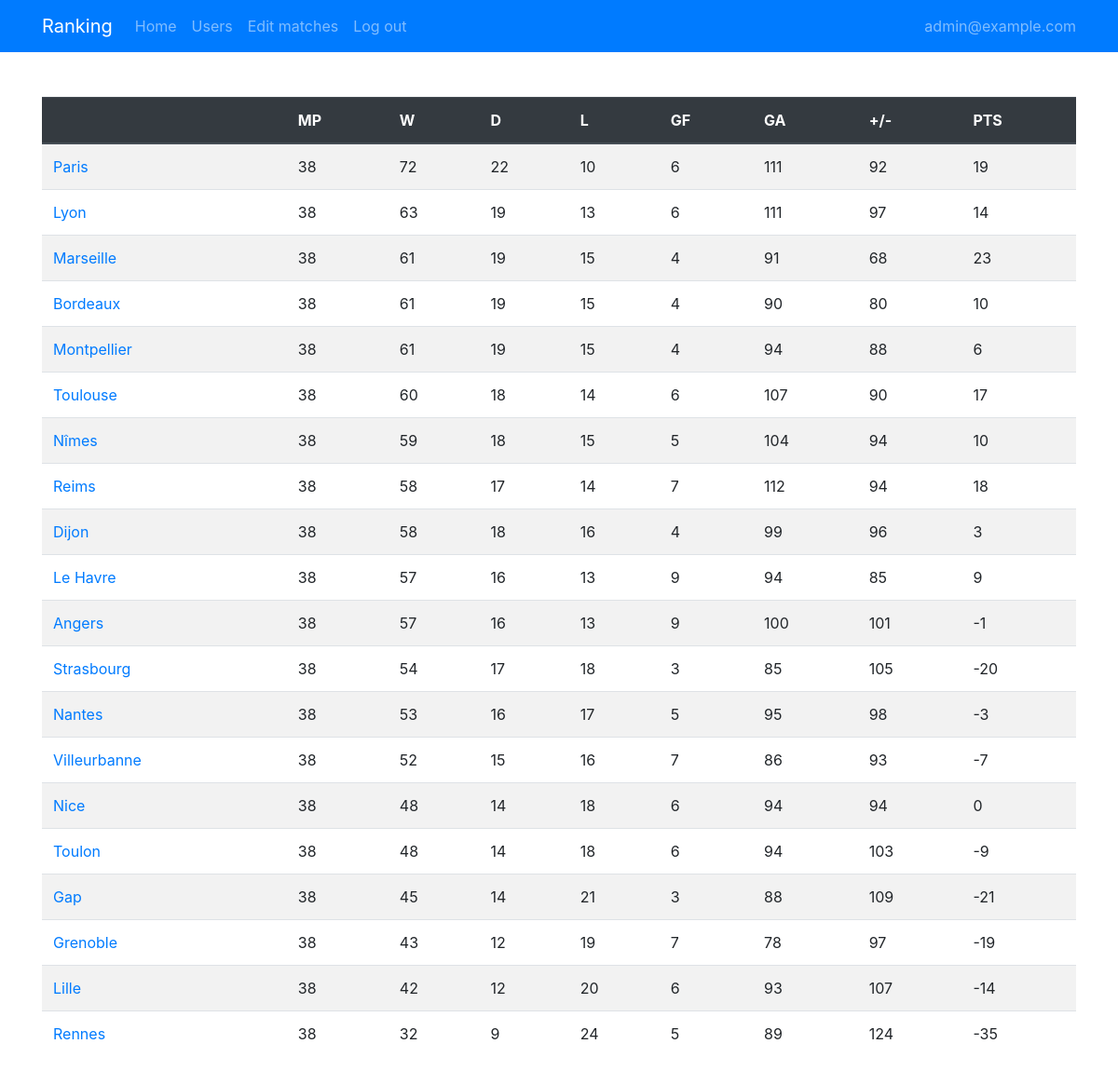
Page /ranking (signed in) on the committed database.
### tables this page shows
CREATE TABLE users(
  id INTEGER PRIMARY KEY AUTOINCREMENT,
  email TEXT UNIQUE NOT NULL,
  password_hash TEXT NOT NULL,
  admin INTEGER NOT NULL 
);

CREATE TABLE teams(
  id INTEGER PRIMARY KEY AUTOINCREMENT,
  name TEXT UNIQUE NOT NULL
);

### flask_app/soccer_controller.py (the view)
@app.route('/')
@app.route('/ranking')
def show_ranking():
    teams = soccer_model.teams()
    matches = soccer_model.matches()
    ranking = soccer_ranking.ranking(teams, matches)
    return render_template('ranking.html', ranking=ranking)

### flask_app/auth_model.py (called while the page is built)
@login_manager.user_loader
def user_loader(user_id):
    return find_user_by_id(user_id)

def user_from_row(row):
    user = User()
    user.set_id(row['id'])
    user.set_email(row['email'])
    user.set_password_hash(row['password_hash'])
    user.set_admin(row['admin'] == 1)
    return user

def find_user_by_id(id):
    cursor = db.cursor()
    cursor.execute('''SELECT * FROM users WHERE id = :id''', {'id' : id})
    result = fetchall(cursor)
    if len(result) == 0:
        return None
    return user_from_row(result[0])

    def set_id(self, id):
        self.id = id

    def set_email(self, email):
        self.email = email

    def set_admin(self, admin):
        self.admin = admin

    def set_password_hash(self, password_hash):
        self.password_hash=password_hash

### flask_app/database.py (called while the page is built)
def fetchall(cursor):
  column_names = [column_description[0] for column_description in cursor.description]
  return [dict(zip(column_names, row)) for row in cursor]

### flask_app/soccer_model.py (called while the page is built)
def teams():
    cursor = db.cursor()
    cursor.execute('SELECT * FROM teams')
    return fetchall(cursor)

def matches():
    cursor = db.cursor()
    cursor.execute('SELECT * FROM matches')
    return fetchall(cursor)

### flask_app/soccer_ranking.py (called while the page is built)
def team_wins_match(team_id, match):
  return  (match['team0'] == team_id and match['score0'] > match['score1']) or \
          (match['team1'] == team_id and match['score0'] < match['score1'])

def team_loses_match(team_id, match):
  return  (match['team0'] == team_id and match['score0'] < match['score1']) or \
          (match['team1'] == team_id and match['score0'] > match['score1'])

def team_makes_a_draw(team_id, match):
  return  (match['team0'] == team_id and match['score0'] == match['score1']) or \
          (match['team1'] == team_id and match['score0'] == match['score1'])

def goals_for(team_id, match):
  return match['score0'] if match['team0'] ==team_id else \
         match['score1'] if match['team1'] ==team_id else \
         0

def goals_against(team_id, match):
  return match['score1'] if match['team0'] == team_id else \
         match['score0'] if match['team1'] == team_id else \
         0

def compare_key(row):
  return (row['stats']['points'], row['stats']['goal_difference'])

def ranking(teams, matches):
  rows = [ranking_row(team, matches) for team in teams]
  return sorted(rows, key=compare_key, reverse=True)

### flask_app/templates/ranking.html (shortened to what this page needs)
{% extends "base.html" %}
{% block title %} Ranking {% endblock %}
{% block content %}
      <table class="table table-striped">
        <thead class="thead-dark">
          <tr>
            <th></th>
            <th>MP</th>
            <th>W</th>
            <th>D</th>
            <th>L</th>
            <th>GF</th>
            <th>GA</th>
            <th>+/-</th>
            <th>PTS</th>
          </tr>
        </thead>
        <tbody>
          {% for row in ranking %}
          <tr class="">
            <td>
              <a href="{{url_for('show_team', team_id=row['team']['id'])}}">
                {{row['team']['name']}}
            </td>
            <td>{{row['stats']['match_played_count']}}</td>
            <td>{{row['stats']['points']}}</td>
            <td>{{row['stats']['won_match_count']}}</td>
            <td>{{row['stats']['lost_match_count']}}</td>
            <td>{{row['stats']['draw_match_count']}}</td>
            <td>{{row['stats']['goals_for']}}</td>
            <td>{{row['stats']['goals_against']}}</td>
            <td>{{row['stats']['goal_difference']}}</td>
          </tr>
          {% endfor %}
        </tbody>
      </table>
      {% endblock %}

### flask_app/templates/base.html (shortened to what this page needs)
<!DOCTYPE html>
<html>
<head>
  <link rel="stylesheet" href="https://stackpath.bootstrapcdn.com/bootstrap/4.3.1/css/bootstrap.min.css"
>
</head>
<body>
  <header>
    <nav class="navbar navbar-expand-lg navbar-dark bg-primary">
      <div class="container">
          <span class="navbar-brand">{{ self.title() }}</span>
          <div class="navbar-nav mr-auto">
              <a class="nav-link" href="/">Home</a>
              {% if current_user.admin %}
                  <a class="nav-link">Users</a>
                  <a class="nav-link">Edit matches</a>
              {% endif %}
              {% if current_user.is_authenticated %}
                  <a class="nav-link" href="{{ url_for('logout') }}">Log out</a>
              {% else %}
                  <a class="nav-link" href="{{ url_for('sign_in') }}">Sign in</a>
              {% endif %}
          </div>
          <span class="navbar-text">{{ current_user.email }}</span>
      </div>
  </nav>
  </header>
  <main>
    <br><br>
    <div class="container">
        {% block content %}{% endblock %}
    </div>
  </main>
</body>
</html>

### rows in the picture
users: email "admin@example.com"
teams: team.name "Paris"
teams: team.name "Lyon"
teams: team.name "Marseille"
teams: team.name "Bordeaux"
teams: team.name "Montpellier"
teams: team.name "Toulouse"
teams: team.name "Nîmes"
teams: team.name "Reims"
teams: team.name "Dijon"
teams: team.name "Le Havre"
teams: team.name "Angers"
teams: team.name "Strasbourg"
teams: team.name "Nantes"
teams: team.name "Villeurbanne"
teams: team.name "Nice"
teams: team.name "Toulon"
teams: team.name "Gap"
teams: team.name "Grenoble"
teams: team.name "Lille"
teams: team.name "Rennes"

### other values in the picture
{{ row['stats']['match_played_count'] }} "38" "38" "38" "38" "38" "38" "38" "38" "38" "38" "38" "38" "38" "38" "38" "38" "38" "38" "38" "38"
{{ row['stats']['points'] }} "72" "63" "61" "61" "61" "60" "59" "58" "58" "57" "57" "54" "53" "52" "48" "48" "45" "43" "42" "32"
{{ row['stats']['won_match_count'] }} "22" "19" "19" "19" "19" "18" "18" "17" "18" "16" "16" "17" "16" "15" "14" "14" "14" "12" "12" "9"
{{ row['stats']['lost_match_count'] }} "10" "13" "15" "15" "15" "14" "15" "14" "16" "13" "13" "18" "17" "16" "18" "18" "21" "19" "20" "24"
{{ row['stats']['draw_match_count'] }} "6" "6" "4" "4" "4" "6" "5" "7" "4" "9" "9" "3" "5" "7" "6" "6" "3" "7" "6" "5"
{{ row['stats']['goals_for'] }} "111" "111" "91" "90" "94" "107" "104" "112" "99" "94" "100" "85" "95" "86" "94" "94" "88" "78" "93" "89"
{{ row['stats']['goals_against'] }} "92" "97" "68" "80" "88" "90" "94" "94" "96" "85" "101" "105" "98" "93" "94" "103" "109" "97" "107" "124"
{{ row['stats']['goal_difference'] }} "19" "14" "23" "10" "6" "17" "10" "18" "3" "9" "-1" "-20" "-3" "-7" "0" "-9" "-21" "-19" "-14" "-35"
